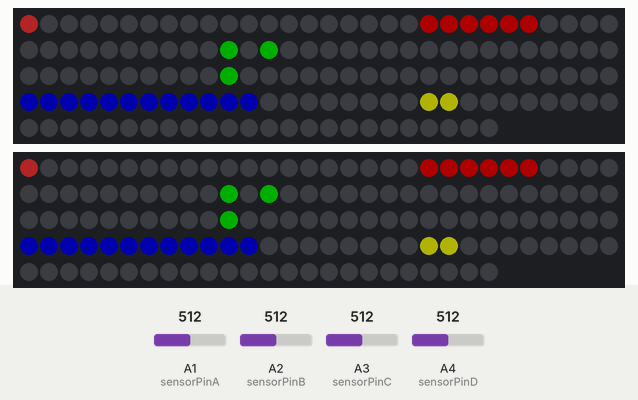
Recording of a sketch running on a simulated Arduino Uno, built with avr-gcc and run on an emulated ATmega328P. On the bench: 2 × 144 RGB LEDs in strip order, left to right, continuing on the next row. Inputs (shaded band) come from the test bench; at power-on: A1 (sensorPinA) = 512, A2 (sensorPinB) = 512, A3 (sensorPinC) = 512, A4 (sensorPinD) = 512. Dim RGB values are drawn brighter than linear; what the sketch prints to the serial monitor is not drawn.

Above: at 1.2 s.

The sketch:

test2.ino
```cpp
#include <FastLED.h>
#include <Chrono.h>
#include "Car_class.h"

#define NUM_LEDS 144 // all leds
#define LED_PIN 14   // place the led

const int ledLength = 8;     // later long of car
#define LED_TYPE    WS2811
#define COLOR_ORDER GRB
#define MAX_BRIGHTNESS  60
const int fps = 100;

int carOnePosition = 0;  // where is the car
int carTwoPosition = 0;  // where is the car

int carOneCount = 0;  // bouns
int carTwoCount = 0;  // bouns

#define ctsPin 19  // place the sensor

//VARIABLEN ERZEUGEN
int sensorPinA = 15;    //hier ist die nummer des analogen pins gespeichert an dem unser sensor angeschlossen ist, ggf. anpassen! (z.b. 16, 17, 20, oder 21)
int sensorPinB = 16;
int sensorPinC = 17;
int sensorPinD = 18;
int sensorWertA = 0;    //in dieser variable wird unser sensorwert, d.h. der Rückgabewert der Funktion analogRead(); oder touchRead(); gespeichert.
int sensorWertB = 0;
int sensorWertC = 0;
int sensorWertD = 0;
int sensorValueTest = 0;


//create chrono objects for timed actions:
Chrono cNextFrame(Chrono::MICROS);
Chrono cCheckInput;


CRGB led [NUM_LEDS];

Car_class car1; // first car
Car_class car2; // first car

void setup() {

  FastLED.addLeds<NEOPIXEL, LED_PIN>(led, NUM_LEDS);

  FastLED.addLeds<LED_TYPE, LED_PIN, COLOR_ORDER>(led, NUM_LEDS);
  FastLED.setCorrection(TypicalLEDStrip); //LEDS.setCorrection(Candle); or (Tungsten40W)
  FastLED.setBrightness(MAX_BRIGHTNESS);

  Serial.begin(115200); //serielle datenverbindung zum computer herstellen damit wir mit Serial.print(); oder Serial.println(); daten senden können
  //pinMode(sensorValue, OUTPUT);
  //pinMode(ctsPin, INPUT);

  pinMode(sensorPinA, INPUT_PULLUP);  //declare pin as input AND enable internal 33kohm pullup resistor (that is: a 33k resistor between the analog input pin and 3.3 volts)
  pinMode(sensorPinB, INPUT_PULLUP);
  pinMode(sensorPinC, INPUT_PULLUP);
  pinMode(sensorPinD, INPUT_PULLUP);
}

void loop()
{
  sensorWertA = filter(analogRead(sensorPinA), 0.25, sensorWertA);
  sensorWertB = filter(analogRead(sensorPinB), 0.25, sensorWertB);
  sensorWertC = filter(analogRead(sensorPinC), 0.25, sensorWertC);
  sensorWertD = filter(analogRead(sensorPinD), 0.25, sensorWertD);
  sensorWertA = map(sensorWertA, 0, 1023, 0, 100);
  sensorWertB = map(sensorWertB, 0, 1023, 0, 100);
  sensorWertC = map(sensorWertC, 0, 1023, 0, 100);
  sensorWertD = map(sensorWertD, 0, 1023, 0, 100);
  Serial.println(sensorWertA);               //send debug data to the Arduino Serial Monitor


  //INTERACTIVITY: work with sensor data every X ms
  if (cCheckInput.hasPassed(1)) {
    cCheckInput.restart();
    if (carOnePosition < carTwoPosition) {
      car1.blocks(sensorWertA, carOnePosition, led, NUM_LEDS, sensorWertB, carOneCount, 2);
      car2.blocks(sensorWertC, carTwoPosition, led, NUM_LEDS, sensorWertD, carTwoCount, 1);
    } else if (carOnePosition > carTwoPosition) {
      car2.blocks(sensorWertC, carTwoPosition, led, NUM_LEDS, sensorWertD, carTwoCount, 2);
      car1.blocks(sensorWertA, carOnePosition, led, NUM_LEDS, sensorWertB, carOneCount, 1);
    } else {
      if(carTwoPosition == 0 && carOnePosition == 0){
        car1.blocks(sensorWertA, carOnePosition, led, NUM_LEDS, sensorWertB, carOneCount, 1);
        car2.blocks(sensorWertC, carTwoPosition, led, NUM_LEDS, sensorWertD, carTwoCount, 1);
        }
       else if (sensorWertA < sensorWertC) {
        carTwoPosition --;
        car1.blocks(sensorWertA, carOnePosition, led, NUM_LEDS, sensorWertB, carOneCount, 2);
        car2.blocks(sensorWertC, carTwoPosition, led, NUM_LEDS, sensorWertD, carTwoCount, 1);
      } else{
        carOnePosition --;
        car2.blocks(sensorWertC, carTwoPosition, led, NUM_LEDS, sensorWertD, carTwoCount, 2);
        car1.blocks(sensorWertA, carOnePosition, led, NUM_LEDS, sensorWertB, carOneCount, 1);
      }
    }
  }
  //DRAW FRAME
  if (cNextFrame.hasPassed((1000 * 1000) / fps) ) { //milliseconds chrono -> triggers on every frame...

    cNextFrame.restart();
    FastLED.clear();
    //first one:
    led[20].setRGB(220, 0, 0);
    led[21].setRGB(220, 0, 0);
    led[22].setRGB(220, 0, 0);
    led[23].setRGB(220, 0, 0);
    led[24].setRGB(220, 0, 0);
    led[25].setRGB(220, 0, 0);
    //second one:
    led[90].setRGB(0, 0, 220);
    led[91].setRGB(0, 0, 220);
    led[92].setRGB(0, 0, 220);
    led[93].setRGB(0, 0, 220);
    led[94].setRGB(0, 0, 220);
    led[95].setRGB(0, 0, 220);
    led[96].setRGB(0, 0, 220);
    led[97].setRGB(0, 0, 220);
    led[98].setRGB(0, 0, 220);
    led[99].setRGB(0, 0, 220);
    led[100].setRGB(0, 0, 220);
    led[101].setRGB(0, 0, 220);
    //third one(counter):
    led[70].setRGB(0, 220, 0);
    led[42].setRGB(0, 220, 0);
    led[40].setRGB(0, 220, 0);
    //third blocks
    led[110].setRGB(248, 255, 10);
    led[111].setRGB(248, 255, 10);


    if (carOnePosition == carTwoPosition) {
      led[carOnePosition].setRGB(255, 51, 51);
      led[carTwoPosition].setRGB(255, 51, 51);

    } else if (carOnePosition == 144) {
      carOnePosition = 0;
      carTwoPosition = 0;
      carOneCount = 0;  // bouns
      carTwoCount = 0;  // bouns
      for (int i = 0; i < NUM_LEDS; i++) {
        led[i].setRGB(102, 0, 102);
        FastLED.show();
        delay(10);
      }
    } else if (carTwoPosition == 144) {
      carOnePosition = 0;
      carTwoPosition = 0;
      carOneCount = 0;  // bouns
      carTwoCount = 0;  // bouns
      for (int i = 0; i < NUM_LEDS; i++) {
        led[i].setRGB(255, 255, 102);
        FastLED.show();
        delay(10);
      }
    }
    else {
      led[carOnePosition].setRGB(102, 0, 102);
      led[carTwoPosition].setRGB(255, 255, 102);
    }
    FastLED.show();
  }

} // end loop

float filter(float rawValue, float weight, float lastValue)
{
  float result = weight * rawValue + (1.0 - weight) * lastValue;
  return result;
}
```

Car_class.h
```cpp
class Car_class {

  public:
    void blocks(int& sensorValue, int& now, CRGB led[], int NUM_LEDS, int& sensorValueB, int& count, int speedBounos) {
      if (sensorValueB < 7 && sensorValue < 7) {
        if (now == 20 || now == 21 || now == 22 || now == 23 || now == 24 || now == 25) {
          //led[now].setRGB(0, 0, 220);
          FastLED.show();
          delay(70 / speedBounos);
          now = now + 1 ;
        } else if (now == 90 || now == 91 || now == 92 || now == 93 || now == 94 || now == 95 || now == 96 || now == 97 || now == 98 || now == 99 || now == 100 || now == 101) {

          FastLED.show();

        } else if (now == 70 || now == 42 || now == 40) {
          count ++;
          delay(100 / speedBounos);
          now = now + 1 ;
        } else if (now == 110 || now == 111) {
          FastLED.show();
          delay(1000 / speedBounos);
          now = now + 1 ;
        } else {
          if (now == 0) {
            // led[now].setRGB(220, 62, 220);
            now = now + 1 ;
            FastLED.show();
            delay(100 / speedBounos);
          } else {
            FastLED.show();
            delay(150 / speedBounos);
            now = now + 1 ;
          }
        }
      }
      if (sensorValue < 7 && sensorValueB > 7) {
        if (now == 20 || now == 21 || now == 22 || now == 23 || now == 24 || now == 25) {
          //led[now].setRGB(0, 0, 220);
          FastLED.show();
          delay(1000 / speedBounos);
          now = now + 1 ;
        } else if (now == 90 || now == 91 || now == 92 || now == 93 || now == 94 || now == 95 || now == 96 || now == 97 || now == 98 || now == 99 || now == 100 || now == 101) {
          if (sensorValue < 4 ) {
            FastLED.show();
            delay(1000 / speedBounos);
            now = now + 1 ;
          } else {
            FastLED.show();
            delay(60 / speedBounos);
            now = now + 1 ;
          }
        } else if (now == 110 || now == 111) {
          if (count >= 3) {
            FastLED.show();
            delay(60 / speedBounos);
            now = now + 1 ;
          } else {
            FastLED.show();
            delay(10000 / speedBounos);
            now = now + 1 ;
          }
        }  else {
          if (now == 0) {
            // led[now].setRGB(220, 62, 220);
            now = now + 1 ;
            FastLED.show();
            delay(120 / speedBounos);
          } else {
            FastLED.show();
            delay(100 / speedBounos);
            now = now + 1 ;
          }
        }
      }
      if (sensorValue > 7 && sensorValueB < 7) {
        if (now == 20 || now == 21 || now == 22 || now == 23 || now == 24 || now == 25) {
          //led[now].setRGB(0, 0, 220);
          FastLED.show();
          delay(70 / speedBounos);
          now = now - 1 ;
        } else if (now == 90 || now == 91 || now == 92 || now == 93 || now == 94 || now == 95 || now == 96 || now == 97 || now == 98 || now == 99 || now == 100 || now == 101) {
          if (sensorValueB > 4 ) {
            FastLED.show();
            delay(60 / speedBounos);
            now = now - 1 ;
          } else {
            FastLED.show();
            delay(1000 / speedBounos);
            now = now - 1 ;
          }
        } else {
          if (now == 0) {
            // led[now].setRGB(220, 62, 220);
            FastLED.show();
            delay(100 / speedBounos);
          } else {
            FastLED.show();
            delay(60 / speedBounos);
            now = now - 1 ;
          }
        }
      }
    }


};
```
